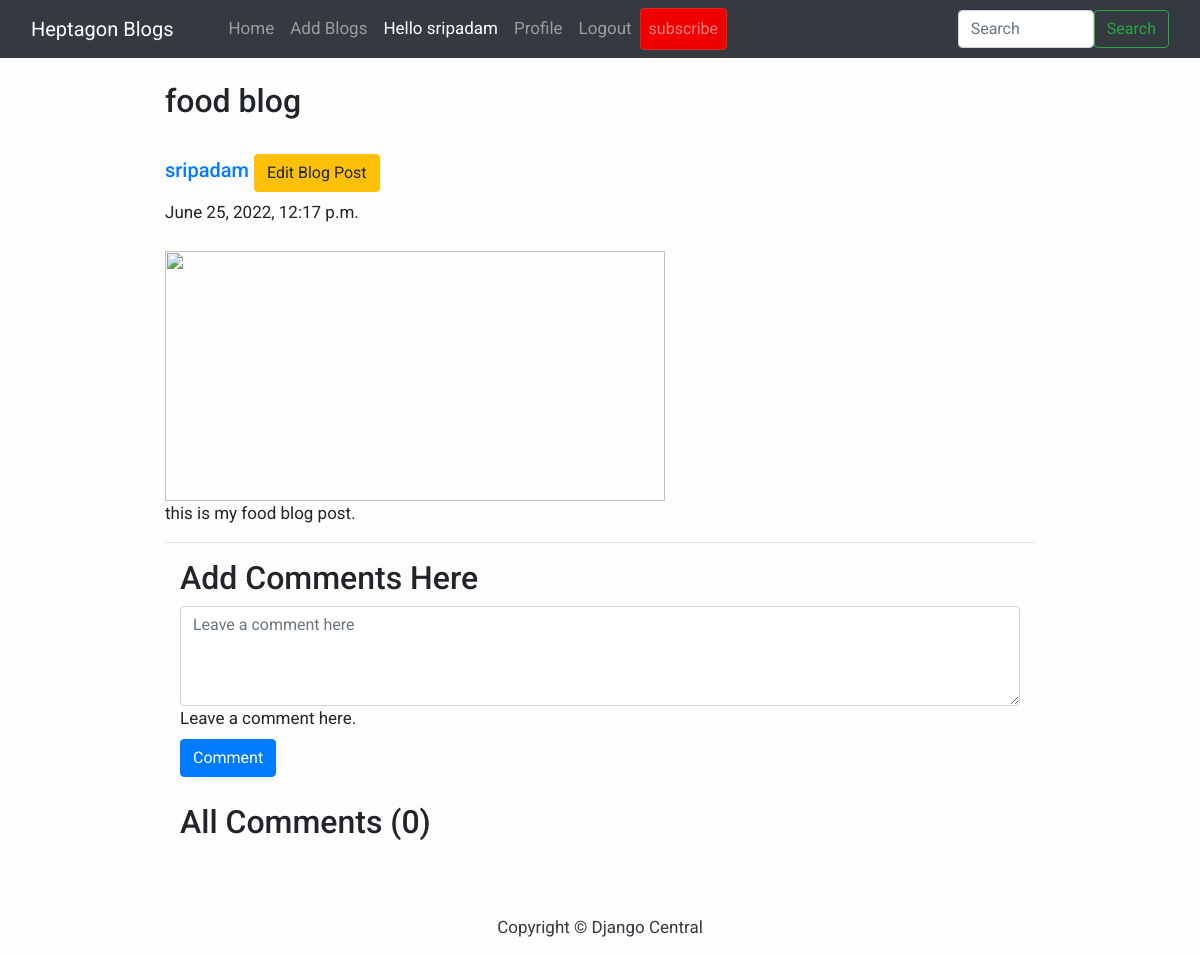
The app's page /blog/foodblog/ (signed in) with its own data.
### blog/models.py (models this page shows, shortened)
class BlogPost(models.Model):
    title=models.CharField(max_length=255)
    author= models.ForeignKey(User, on_delete=models.CASCADE)
    slug=models.CharField(max_length=130)
    content=models.TextField()
    image = models.ImageField(upload_to="profile_pics", blank=True, null=True)
    dateTime=models.DateTimeField(auto_now_add=True)

### blog/views.py (the view)
# urls.py: path("blog/<str:slug>/", blogs_comments, name="blogs_comments"),
def blogs_comments(request, slug):
    try:
        post = BlogPost.objects.filter(slug=slug).first()
        comments = Comment.objects.filter(blog=post)
        if request.method=="POST":
            user = request.user
            content = request.POST.get('content','')
            blog_id = request.POST.get('blog_id','')
            comment = Comment(user = user, content = content, blog_id = blog_id)
            comment.save()
        return render(request, "blog_comments.html", {'post':post, 'comments':comments})
    except Exception as e:
        return render(request,'blog_comments', {'post':'something missing','comments':'something missing'})

### templates/blog_comments.html (shortened to what this page needs)
{%extends 'base.html'%} {%block content%}
<div class="container w-75 my-4">
    <h2 class="blog-post-title">{{post.title}}</h2>
    <br>
    <div class="media">
          <div class="media-body">
                <h5 class="mt-0"><a href="/user_profile/{{post.author.id}}/">{{post.author}}
                            {% if user.is_authenticated %}
                            {% if user.id == post.author.id %}
                            <small><a href="/edit_blog_post/{{post.slug}}/" class="edit btn btn-warning">Edit Blog Post</a></small>
                            {% endif %}
                            {% endif %}
                      </a></h5>
                {{post.dateTime}}
          </div>
    </div>
    <br>
    <img src="/media/{{post.image}}" alt="" height="250px" width="500px">
    <br>
    <p>{{post.content}}.</p>
    <hr>
    {% if user.is_authenticated %}
    <div class="container">
          <h2>Add Comments Here</h2>
          <form action="/blog/{{post.slug}}/" method="POST"> {% csrf_token %}
                <div class="form-floating">
                      <textarea class="form-control" placeholder="Leave a comment here" id="floatingTextarea2"
                            style="height: 100px" id="content" name="content"></textarea>
                      <label for="floatingTextarea2">Leave a comment here.</label>
                      <br>
                      <button type="submit" class="btn btn-primary">Comment</button>
                </div>
          </form>
          {% else %}
          <div class="container">
                <h4><a href="/login/">Login</a> to post comments below.</h4>
                {% endif %}
                <br>
                <h2>All Comments ({{comments.count}})</h2>
                <br>
          </div>
    </div>
{%endblock content%}

### templates/base.html (shortened to what this page needs)
<!DOCTYPE html>
<html>
    <head>
        <link rel="stylesheet" href="https://maxcdn.bootstrapcdn.com/bootstrap/4.0.0/css/bootstrap.min.css"
 />
    </head>
    <body>
        <nav class="navbar navbar-expand-lg navbar-dark bg-dark">
            <div class="container-fluid">
              <a class="navbar-brand" href="#">Heptagon Blogs</a>
              <div class="collapse navbar-collapse" id="navbarSupportedContent">
              <div class="container mx-3">
                <ul class="navbar-nav me-auto mb-2 mb-lg-0">
                  <li class="nav-item">
                    <a class="nav-link {% block homeactive %} {% endblock homeactive %}" aria-current="page" href="/">Home</a>
                  </li>
                  {% if user.is_authenticated %}
                  <li class="nav-item">
                    <a class="nav-link {% block add_blogs_active %} {% endblock add_blogs_active %}" href="/add_blogs/">Add Blogs</a>
                  </li>
                  <li class="nav-item">
                    <a class="nav-link active" href="#">Hello {{request.user}}</a>
                  </li>
                  <li class="nav-item">
                    <a class="nav-link {% block profileactive %} {% endblock profileactive %}" href="/profile/">Profile</a>
                  </li>
                  <li class="nav-item">
                    <a class="nav-link" href="/logout/">Logout</a>
                  </li>
                  <li class="nav-item">
                    <a class="nav-link btn btn-danger" href="/subscribe/">subscribe</a>
                  </li>
                  {% endif %}
                </ul>
                </div>
                <form class="d-flex" method="POST" action="/search/">
                  <input class="form-control me-2" type="search" placeholder="Search" name="searched" id="searched" aria-label="Search">
                  <button href="/search/" class="btn btn-outline-success" type="submit">Search</button>
                </form>
              </div>
            </div>
          </nav>
        {% block content %}{% endblock content %}
        <footer class="py-3 bg-grey">
            <p class="m-0 text-dark text-center ">Copyright &copy; Django Central</p>
        </footer>
    </body>
</html>

### templates/base.html (style rules this page uses)
body { font-family: "Roboto", sans-serif; font-size: 17px; background-color: #fdfdfd; }
.btn-danger { color: #fff; background-color: #f00000; border-color: #dc281e; }

### records on screen
BlogPost: title "food blog", author "sripadam", dateTime "June 25, 2022, 12:17 p.m.", content "this is my food blog post"

### other values on screen
{{ request.user }} "sripadam"
{{ comments.count }} "0"
